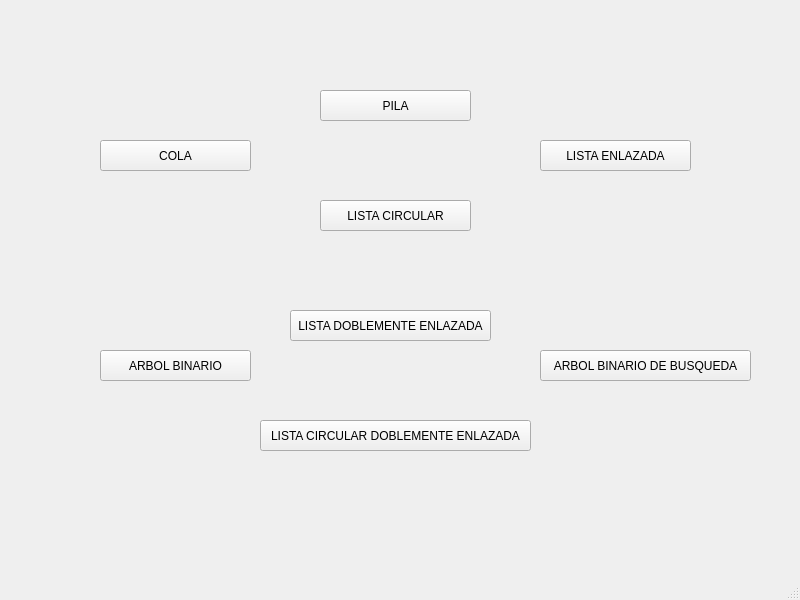
<?xml version="1.0" encoding="UTF-8"?>
<ui version="4.0">
 <class>MainWindow</class>
 <widget class="QMainWindow" name="MainWindow">
  <property name="geometry">
   <rect>
    <x>0</x>
    <y>0</y>
    <width>800</width>
    <height>600</height>
   </rect>
  </property>
  <property name="windowTitle">
   <string>MainWindow</string>
  </property>
  <widget class="QWidget" name="centralwidget">
   <widget class="QLabel" name="label">
    <property name="geometry">
     <rect>
      <x>0</x>
      <y>0</y>
      <width>801</width>
      <height>561</height>
     </rect>
    </property>
    <property name="text">
     <string/>
    </property>
    <property name="pixmap">
     <pixmap>../../../../../PycharmProjects/Pruebademenu/Foto1.jpeg</pixmap>
    </property>
    <property name="scaledContents">
     <bool>true</bool>
    </property>
   </widget>
   <widget class="QPushButton" name="pushButton">
    <property name="geometry">
     <rect>
      <x>320</x>
      <y>90</y>
      <width>151</width>
      <height>31</height>
     </rect>
    </property>
    <property name="text">
     <string>PILA</string>
    </property>
   </widget>
   <widget class="QPushButton" name="pushButton_2">
    <property name="geometry">
     <rect>
      <x>100</x>
      <y>140</y>
      <width>151</width>
      <height>31</height>
     </rect>
    </property>
    <property name="text">
     <string>COLA</string>
    </property>
   </widget>
   <widget class="QPushButton" name="pushButton_3">
    <property name="geometry">
     <rect>
      <x>540</x>
      <y>140</y>
      <width>151</width>
      <height>31</height>
     </rect>
    </property>
    <property name="text">
     <string>LISTA ENLAZADA</string>
    </property>
   </widget>
   <widget class="QPushButton" name="pushButton_4">
    <property name="geometry">
     <rect>
      <x>320</x>
      <y>200</y>
      <width>151</width>
      <height>31</height>
     </rect>
    </property>
    <property name="text">
     <string>LISTA CIRCULAR</string>
    </property>
   </widget>
   <widget class="QPushButton" name="pushButton_5">
    <property name="geometry">
     <rect>
      <x>100</x>
      <y>350</y>
      <width>151</width>
      <height>31</height>
     </rect>
    </property>
    <property name="text">
     <string>ARBOL BINARIO</string>
    </property>
   </widget>
   <widget class="QPushButton" name="pushButton_6">
    <property name="geometry">
     <rect>
      <x>540</x>
      <y>350</y>
      <width>211</width>
      <height>31</height>
     </rect>
    </property>
    <property name="text">
     <string>ARBOL BINARIO DE BUSQUEDA</string>
    </property>
   </widget>
   <widget class="QPushButton" name="pushButton_7">
    <property name="geometry">
     <rect>
      <x>260</x>
      <y>420</y>
      <width>271</width>
      <height>31</height>
     </rect>
    </property>
    <property name="text">
     <string>LISTA CIRCULAR DOBLEMENTE ENLAZADA</string>
    </property>
   </widget>
   <widget class="QPushButton" name="pushButton_8">
    <property name="geometry">
     <rect>
      <x>290</x>
      <y>310</y>
      <width>201</width>
      <height>31</height>
     </rect>
    </property>
    <property name="text">
     <string>LISTA DOBLEMENTE ENLAZADA</string>
    </property>
   </widget>
  </widget>
  <widget class="QMenuBar" name="menubar">
   <property name="geometry">
    <rect>
     <x>0</x>
     <y>0</y>
     <width>800</width>
     <height>26</height>
    </rect>
   </property>
  </widget>
  <widget class="QStatusBar" name="statusbar"/>
 </widget>
 <resources/>
 <connections/>
</ui>
